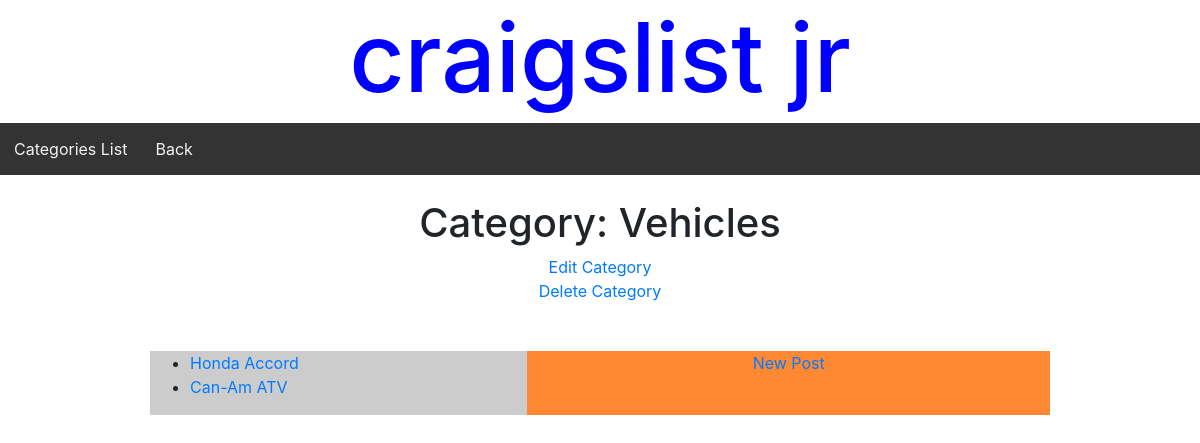
Screenshot of /categories/2/ with the database file from the repository.
### craigslist_app/models.py (models this page shows, shortened)
class Category (models.Model):
    name = models.CharField(max_length=200)

class Post(models.Model):
    item = models.CharField(max_length=200)
    description = models.CharField(max_length=200)
    category = models.ForeignKey(Category, on_delete=CASCADE, related_name='post_category')
    location = models.CharField(max_length=200)
    date = date = models.DateTimeField(default=datetime.now, blank=True)

### craigslist_app/views.py (the view)
# urls.py: path('<int:category_id>/', views.category_detail, name='category_detail'),# /categories/:category_id: A page to view the detail of a specific category and a list of all of its associated posts
def category_detail(request, category_id):
    category = Category.objects.get(id=category_id)
    posts = category.post_category.all()
    return render(request, 'craigslist/category_detail.html', {'category': category , 'posts': posts})

### craigslist_app/templates/craigslist/category_detail.html
{% extends 'craigslist/base.html' %}
{% block back %}
<a href="{% url 'categories:category_list' %}">Back</a>
{% endblock %}
  {% block title %}
  <br>
  <span><h1>Category: {{ category.name }}</h1></span>
  <span><a href="{% url 'categories:category_edit' category_id=category.id%}">Edit Category</a></span>
  <a href="{% url 'categories:category_delete' category_id=category.id%}">Delete Category</a>
  {% endblock %}
  {% block content %}
    <div id='main'>
      <div id='main-left'>
        <ul>
          {% for post in posts %}
            <li><a href="{% url 'categories:post_detail' category_id=category.id post_id=post.id %}">{{ post.item}}</a></li>
          {% endfor %}
        </ul>
      </div>
      <div id='main-right'>
        <a href="{% url 'categories:post_new' category_id=category.id%}">New Post</a>
      </div>
    </div>
  {% endblock %}

### craigslist_app/static/style/style.css (style rules this page uses)
#navbar a { float: left; display: block; color: #f2f2f2; text-align: center; padding: 14px; text-decoration: none; }
#main { background-color: #77DDFF; display: flex; width:900px }
#main-left { width: 650px; background-color: #CCCCCC; text-align: left; }
#main-right { width: 100%; background-color: #FF8833; }

### rows the page displays
Category: name "Vehicles"
Post: item "Honda Accord"
Post: item "Can-Am ATV"
